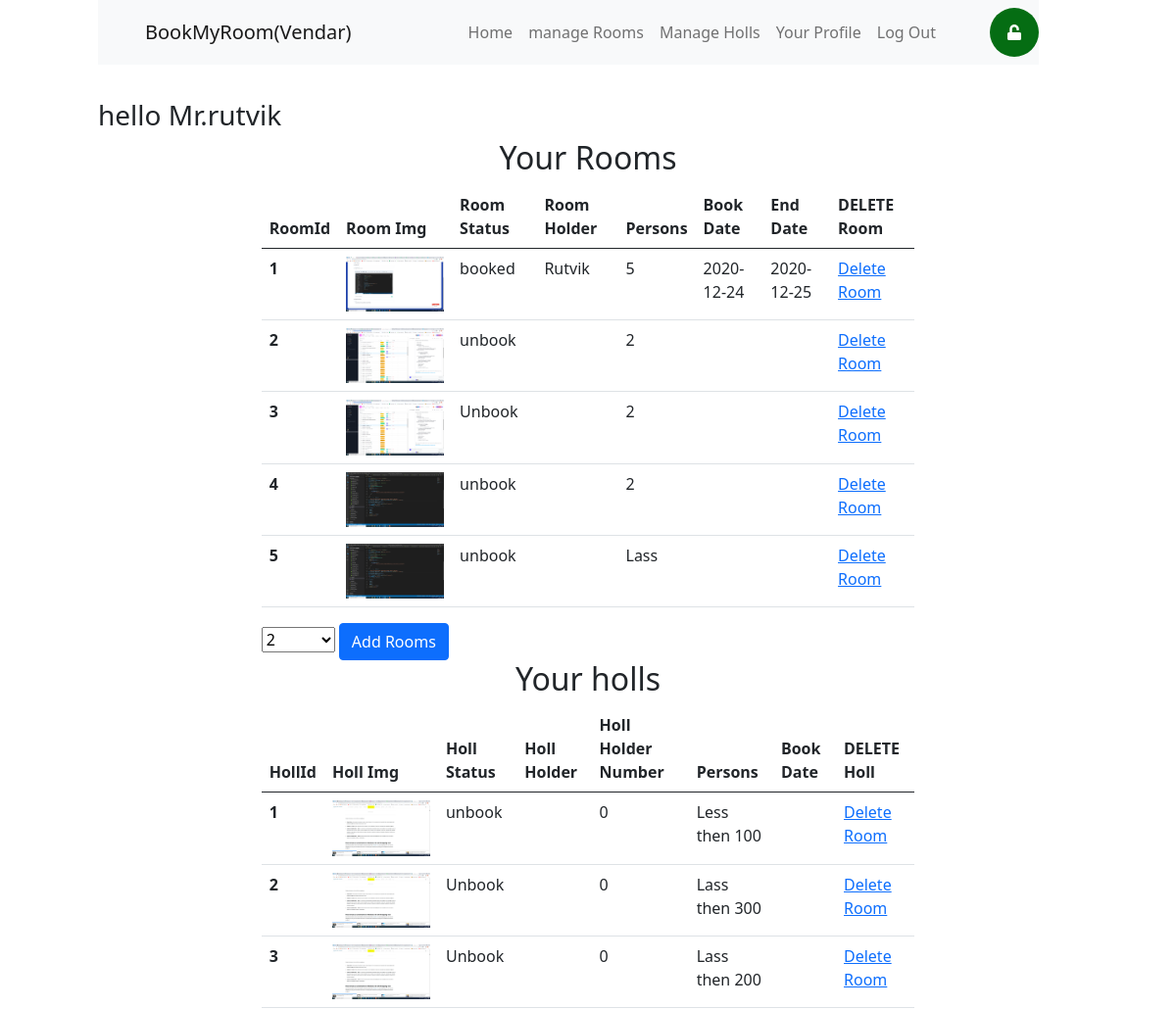
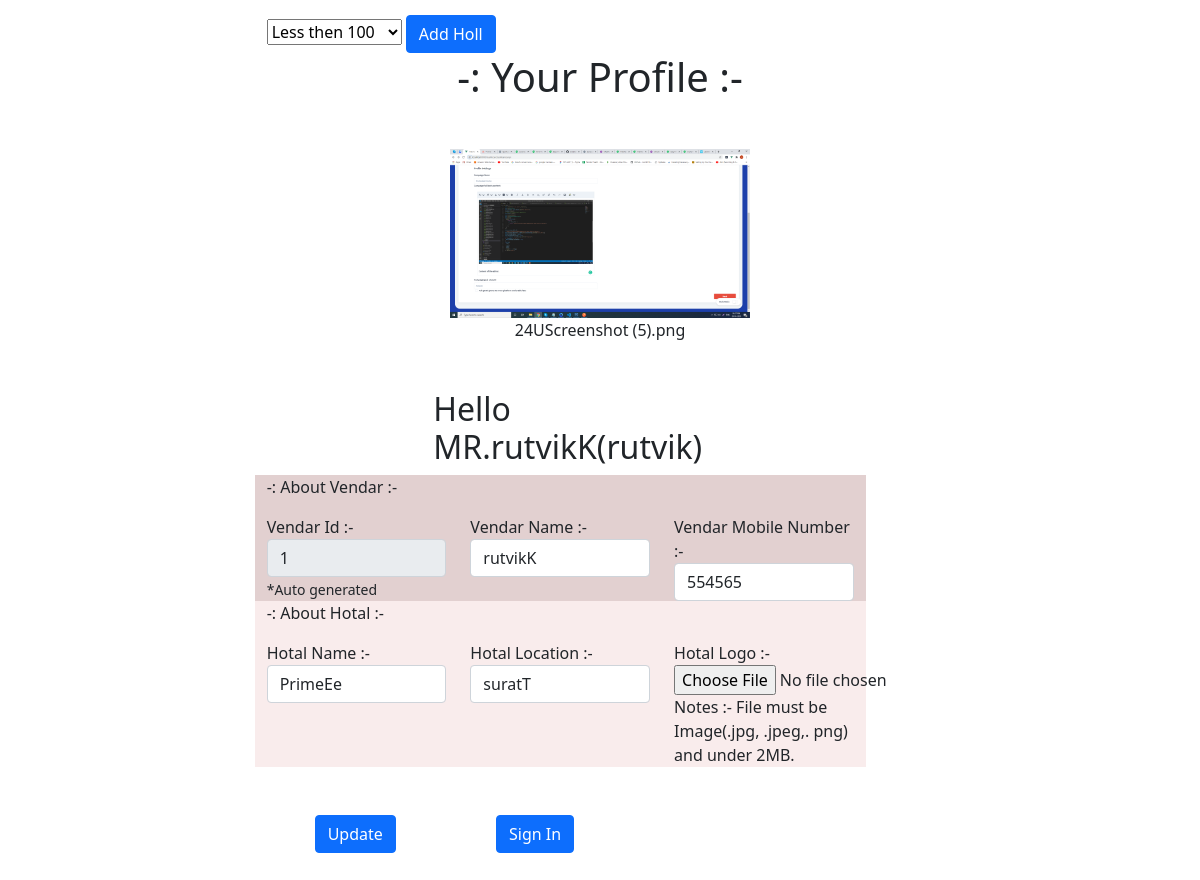
The app's page /vendars/homee.php (signed in) with its own data (2 pictures, top to bottom).
### tables this page shows
CREATE TABLE `rooms` (
  `roomID` int(100) NOT NULL,
  `roomIMG` varchar(255) NOT NULL,
  `roomstatus` varchar(255) NOT NULL,
  `roomholder` varchar(255) NOT NULL,
  `holdernumber` int(10) NOT NULL,
  `capacity` varchar(4) NOT NULL,
  `persons` int(1) NOT NULL,
  `bookdate` varchar(255) NOT NULL,
  `enddate` varchar(255) NOT NULL,
  `vendarID` int(50) DEFAULT NULL
);

CREATE TABLE `holls` (
  `hollID` int(50) NOT NULL,
  `vendarID` int(50) NOT NULL,
  `hollIMG` varchar(255) NOT NULL,
  `hollstatus` char(6) NOT NULL,
  `hollholdername` varchar(255) NOT NULL,
  `hollholdernumber` int(10) NOT NULL,
  `persons` varchar(255) NOT NULL,
  `bookdate` varchar(15) NOT NULL
);

CREATE TABLE `vendar` (
  `vendarID` int(50) NOT NULL,
  `hotalname` varchar(255) NOT NULL,
  `hotallocation` varchar(255) NOT NULL,
  `hotallogo` varchar(255) NOT NULL,
  `vusername` varchar(255) NOT NULL,
  `vpassword` varchar(255) NOT NULL,
  `status` tinyint(1) NOT NULL DEFAULT 0,
  `vendarname` varchar(255) DEFAULT NULL,
  `vendarmobileno` int(10) DEFAULT NULL
);

### vendars/Rooms.php (the view, shortened to what this page needs)
<?php
$vendarID = $_SESSION['VID'];
$query = "SELECT `status` FROM `vendar` WHERE vendarID='$vendarID'";
$result = mysqli_query($con, $query);
$vendarStatus = mysqli_fetch_array($result);
$query = "SELECT * FROM ROOMS WHERE vendarID='$vendarID'";
$result = mysqli_query($con, $query);
?>
<div class="col-8 mx-auto rooms">
    <div class="heading border-1">
        <h2 style="text-align: center;">Your Rooms</h2>
    </div>
    <div class=" table">
        <table class="table">
            <thead class="thead-dark">
                <tr>
                    <th scope="col">RoomId</th>
                    <th scope="col">Room Img</th>
                    <th scope="col">Room Status</th>
                    <th scope="col">Room Holder</th>
                    <th scope="col">Persons</th>
                    <th scope="col">Book Date</th>
                    <th scope="col">End Date</th>
                    <th scope="col">DELETE Room</th>
                </tr>
            </thead>
            <tbody>
                <?php
                $i = 0;
                while ($row = mysqli_fetch_array($result)) {
                    $i++;
                ?>
                    <tr>
                        <th scope="row"><?= $i ?></th>
                        <td><img style="width: 100px;" src="./RoomIMG/<?= $row['roomIMG'] ?>" alt="Room Img"></td>
                        <td><?= $row['roomstatus'] ?></td>
                        <td><?= $row['roomholder'] ?></td>
                        <td><?= $row['capacity'] ?></td>
                        <td><?= $row['bookdate'] ?></td>
                        <td><?= $row['enddate'] ?></td>
                        <td><a disabled="disabled" href="<?php
                                                            if ($row['roomstatus'] === "booked") {
                                                                echo "";
                                                            } else {
                                                                $roomID = $row['roomID'];
                                                                echo "Homee.php?delete=$roomID";
                                                            }
                                                            ?>">Delete Room</a></td>
                    </tr>
                <?php } ?>
            </tbody>
        </table>
    </div>
    <?php if (!empty($vendarStatus['status'])) { ?>
        <form method="POST">
            <select name="capacity" id="">
                <option value="2" selected>2</option>
            </select>
            <button class="btn btn-primary addroom">Add Rooms</button>
        </form>
    <?php } ?>
</div>

### vendars/Homee.php (shortened to what this page needs)
<!DOCTYPE html>
<html lang="en">
<head>
    <?php include_once "./../public/Head.php"; ?>
</head>
<body>
    <div class="col-8 col-lg-10 col-md-10 col-sm-12 m-auto">
        <?php include_once "navbar.php"; ?>
        <h3><br><br><br>
            hello Mr.<?= $_SESSION['vendar'] ?>
        </h3>
        <div id="2" class="rooms">
            <?php include_once "Rooms.php"; ?>
        </div>
        <div id="3" class="holls">
            <?php include_once "Holls.php"; ?>
        </div>
        <div id="4" class="profile">
            <?php include_once "Profile.php"; ?>
        </div>
    </div>
</body>
</html>

### public/Head.php (shortened to what this page needs)
<link rel="stylesheet" href="./../public/style.css">
<link href="https://cdn.jsdelivr.net/npm/bootstrap@5.0.0-beta1/dist/css/bootstrap.min.css" rel="stylesheet">
<link rel="stylesheet" href="https://pro.fontawesome.com/releases/v5.10.0/css/all.css" />

### vendars/navbar.php (shortened to what this page needs)
<?php
include_once "./../connectDB.php";
$vendarID = $_SESSION['VID'];
$vendarUserName = $_SESSION['vendar'];
$query = "SELECT status FROM vendar WHERE vusername='$vendarUserName' AND vendarID='$vendarID'";
$result = mysqli_query($con, $query);
$status = mysqli_fetch_array($result)['status'];
?>
<nav class="navbar navbar-expand-lg navbar-light bg-light" style="position: fixed;width: 80%;">
    <a class="navbar-brand px-5" href="#">BookMyRoom(Vendar)</a>
    <div class="collapse navbar-collapse" id="navbarSupportedContent">
        <ul class="navbar-nav m-auto">
            <li class="nav-item active">
                <a class="nav-link" href="#1">Home</a>
            </li>
            <li class="nav-item">
                <a class="nav-link" href="#2">manage Rooms</a>
            </li>
            <li class="nav-item active">
                <a class="nav-link" href="#3">Manage Holls</a>
            </li>
            <li class="nav-item active">
                <a class="nav-link" href="#4">Your Profile</a>
            </li>
            <li class="nav-item active">
                <a class="nav-link" href="Logout.php">Log Out</a>
            </li>
        </ul>
        <div class="icons">
            <?php if ($status) { ?>
                <div class="unlock">
                    <i class="fa fa-unlock" aria-hidden="true"></i>
                </div>
            <?php } else { ?>
                <div class="lock">
                    <i class="fa fa-lock" aria-hidden="true"></i>
                </div>
            <?php  } ?>
        </div>
    </div>
</nav>

### vendars/holls.php (shortened to what this page needs)
<?php
$vendarID = $_SESSION['VID'];
$query = "SELECT `status` FROM `vendar` WHERE vendarID='$vendarID'";
$result = mysqli_query($con, $query);
$vendarStatus = mysqli_fetch_array($result);
$query = "SELECT * FROM holls WHERE vendarID='$vendarID'";
$result = mysqli_query($con, $query);
?>
<div class="col-8 mx-auto rooms">
    <div class="heading border-1">
        <h2 style="text-align: center;">Your holls</h2>
    </div>
    <div class=" table">
        <table class="table">
            <thead class="thead-dark">
                <tr>
                    <th scope="col">HollId</th>
                    <th scope="col">Holl Img</th>
                    <th scope="col">Holl Status</th>
                    <th scope="col">Holl Holder</th>
                    <th scope="col">Holl Holder Number</th>
                    <th scope="col">Persons</th>
                    <th scope="col">Book Date</th>
                    <th scope="col">DELETE Holl</th>
                </tr>
            </thead>
            <tbody>
                <?php
                $i = 0;
                while ($row = mysqli_fetch_array($result)) {
                    $i++;
                ?>
                    <tr>
                        <th scope="row"><?= $i ?></th>
                        <td><img style="width: 100px;" src="./RoomIMG/<?= $row['hollIMG'] ?>" alt="Room Img"></td>
                        <td><?= $row['hollstatus'] ?></td>
                        <td><?= $row['hollholdername'] ?></td>
                        <td><?= $row['hollholdernumber'] ?></td>
                        <td><?= $row['persons'] ?></td>
                        <td><?= $row['bookdate'] ?></td>
                        <td><a href="Homee.php?delete=<?= $row['hollID'] ?>">Delete Room</a></td>
                    </tr>
                <?php } ?>
            </tbody>
        </table>
    </div>
    <?php if (!empty($vendarStatus['status'])) { ?>
        <form method="POST">
            <select name="capacity" id="">
                <option value="Less then 100" selected>Less then 100</option>
            </select>
            <button class="btn btn-primary addroom">Add Holl</button>
        </form>
    <?php } ?>
</div>

### vendars/Profile.php (shortened to what this page needs)
<?php
include_once "./../connectDB.php";
$no = $_SESSION['VID'];
$vendarUsername = $_SESSION['vendar'];
$query = "SELECT * FROM vendar where vusername='$vendarUsername'";
$result = mysqli_query($con, $query);
$array = mysqli_fetch_array($result);
$vendarName = $array['vendarname'];
$vendarNumber = $array['vendarmobileno'];
$hotalName = $array['hotalname'];
$hotalLocation = $array['hotallocation'];
?>
<div>
    <div class="heading">
        <h1 style="text-align: center;">-: Your Profile :-</h1>
    </div>
    <div class="form">
        <div class="m-5 img" style="text-align: center;">
            <img style="width: 300px;" src="./img/<?= $GLOBALS['oldlogo'] ?>" alt="">
            <p><?= $GLOBALS['oldlogo'] ?></p>
        </div>
        <div class="col-4 mx-auto">
            <h2>Hello MR.<?= $vendarName ?>(<?= $vendarUsername ?>)</h2>
        </div>
        <form class="col-8 mx-auto" method="POST" enctype="multipart/form-data">
            <div style="background-color: #e2d0d0;" class="col-11 row border-1">
                <p>-: About Vendar :-</p>
                <div class="col-4 form-group">
                    <label for="no">Vendar Id :- </label>
                    <input readonly type="text" class="form-control" value="<?= $no ?>" name="no" id="no" />
                    <small class="">*Auto generated</small>
                </div>
                <div class="col-4 form-group">
                    <label for="Name">Vendar Name :- </label>
                    <input type="text" class="form-control" value="<?= $vendarName ?>" name="vendarname" id="Name" />
                </div>
                <div class="col-4 form-group">
                    <label for="MobileNumber">Vendar Mobile Number :- </label>
                    <input type="number" class="form-control" value="<?= $vendarNumber ?>" name="vendarnumber" id="MobileNumber" />
                </div>
            </div>
            <div style="background-color: #f9ecec;" class="col-11 row border-1">
                <p>-: About Hotal :-</p>
                <div class="col-4 form-group">
                    <label for="MobileNumber">Hotal Name :- </label>
                    <input type="text" class="form-control" value="<?= $hotalName ?>" name="hotalname" id="MobileNumber" />
                </div>
                <div class="col-4 form-group">
                    <label for="emailAddress">Hotal Location :- </label>
                    <input type="text" class="form-control" name="hotallocation" value="<?= $hotalLocation ?>" id="emailAddress" />
                </div>
                <div class="col-4 custom-file">
                    <label class="custom-file-label" for="customFile">Hotal Logo :- </label><br>
                    <input type="file" class="custom-file-input" name="hotallogo" value="<?= $hotalLogo['name'] ?>" id="customFile"><br>Notes :- File must be Image(.jpg, .jpeg,. png) and under 2MB.
                </div>
            </div>
            <button type="submit" name="update" value="Update" class="m-5 btn btn-primary">Update</button>
            <a class="m-5 btn btn-primary" href="./login.php">Sign In</a>
        </form>
    </div>
</div>

### public/style.css (style rules this page uses)
* { margin: 0px; padding: 0px; box-sizing: border-box; }
.unlock { width: 50px; height: 50px; display: flex; color: white; border-radius: 50px; justify-content: center; align-items: center; background-color: rgb(5, 109, 19); }

### records on screen
rooms: roomIMG (picture), roomstatus "booked", roomholder "Rutvik", capacity "5", bookdate "2020-12-24", enddate "2020-12-25"
rooms: roomIMG (picture), roomstatus "unbook", capacity "2"
rooms: roomIMG (picture), roomstatus "Unbook", capacity "2"
rooms: roomIMG (picture), roomstatus "unbook", capacity "2"
rooms: roomIMG (picture), roomstatus "unbook", capacity "Lass"
holls: hollIMG (picture), hollstatus "unbook", hollholdernumber "0", persons "Less then 100"
holls: hollIMG (picture), hollstatus "Unbook", hollholdernumber "0", persons "Lass then 300"
holls: hollIMG (picture), hollstatus "Unbook", hollholdernumber "0", persons "Lass then 200"
vendar: vendarname "rutvikK", vendarnumber "554565", hotalname "PrimeEe", hotallocation "suratT"

### other values on screen
$_SESSION['vendar'] "rutvik"
$GLOBALS['oldlogo'] "24UScreenshot (5).png"
$vendarUsername "rutvik"
